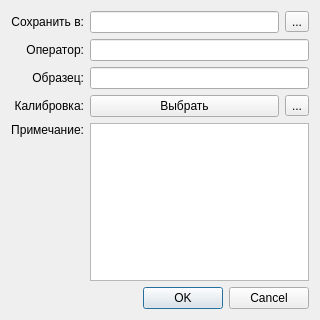
<?xml version="1.0" encoding="UTF-8"?>
<ui version="4.0">
 <class>Dialog</class>
 <widget class="QDialog" name="Dialog">
  <property name="geometry">
   <rect>
    <x>0</x>
    <y>0</y>
    <width>320</width>
    <height>320</height>
   </rect>
  </property>
  <property name="windowTitle">
   <string>Новое измерение</string>
  </property>
  <property name="windowIcon">
   <iconset resource="../resources.qrc">
    <normaloff>:/assets/icon.png</normaloff>:/assets/icon.png</iconset>
  </property>
  <layout class="QGridLayout" name="gridLayout">
   <item row="0" column="0">
    <widget class="QLabel" name="label_5">
     <property name="text">
      <string>Сохранить в:</string>
     </property>
     <property name="alignment">
      <set>Qt::AlignRight|Qt::AlignTrailing|Qt::AlignVCenter</set>
     </property>
    </widget>
   </item>
   <item row="3" column="0">
    <widget class="QLabel" name="label_4">
     <property name="text">
      <string>Калибровка:</string>
     </property>
     <property name="alignment">
      <set>Qt::AlignRight|Qt::AlignTrailing|Qt::AlignVCenter</set>
     </property>
    </widget>
   </item>
   <item row="2" column="1" colspan="2">
    <widget class="QLineEdit" name="edit_sample"/>
   </item>
   <item row="3" column="1">
    <widget class="QPushButton" name="btn_choose_cal">
     <property name="text">
      <string>Выбрать</string>
     </property>
    </widget>
   </item>
   <item row="1" column="0">
    <widget class="QLabel" name="label">
     <property name="text">
      <string>Оператор:</string>
     </property>
     <property name="alignment">
      <set>Qt::AlignRight|Qt::AlignTrailing|Qt::AlignVCenter</set>
     </property>
    </widget>
   </item>
   <item row="5" column="0">
    <widget class="QLabel" name="label_3">
     <property name="text">
      <string>Примечание:</string>
     </property>
     <property name="alignment">
      <set>Qt::AlignRight|Qt::AlignTop|Qt::AlignTrailing</set>
     </property>
    </widget>
   </item>
   <item row="2" column="0">
    <widget class="QLabel" name="label_2">
     <property name="text">
      <string>Образец:</string>
     </property>
     <property name="alignment">
      <set>Qt::AlignRight|Qt::AlignTrailing|Qt::AlignVCenter</set>
     </property>
    </widget>
   </item>
   <item row="0" column="2">
    <widget class="QToolButton" name="btn_path">
     <property name="text">
      <string>...</string>
     </property>
    </widget>
   </item>
   <item row="0" column="1">
    <widget class="QLineEdit" name="edit_path">
     <property name="readOnly">
      <bool>true</bool>
     </property>
    </widget>
   </item>
   <item row="3" column="2">
    <widget class="QToolButton" name="btn_reset_cal">
     <property name="text">
      <string>...</string>
     </property>
    </widget>
   </item>
   <item row="1" column="1" colspan="2">
    <widget class="QLineEdit" name="edit_operator"/>
   </item>
   <item row="5" column="1" colspan="2">
    <widget class="QPlainTextEdit" name="edit_comment"/>
   </item>
   <item row="6" column="0" colspan="3">
    <widget class="QDialogButtonBox" name="buttonBox">
     <property name="standardButtons">
      <set>QDialogButtonBox::Cancel|QDialogButtonBox::Ok</set>
     </property>
    </widget>
   </item>
  </layout>
 </widget>
 <resources>
  <include location="../resources.qrc"/>
 </resources>
 <connections/>
</ui>
